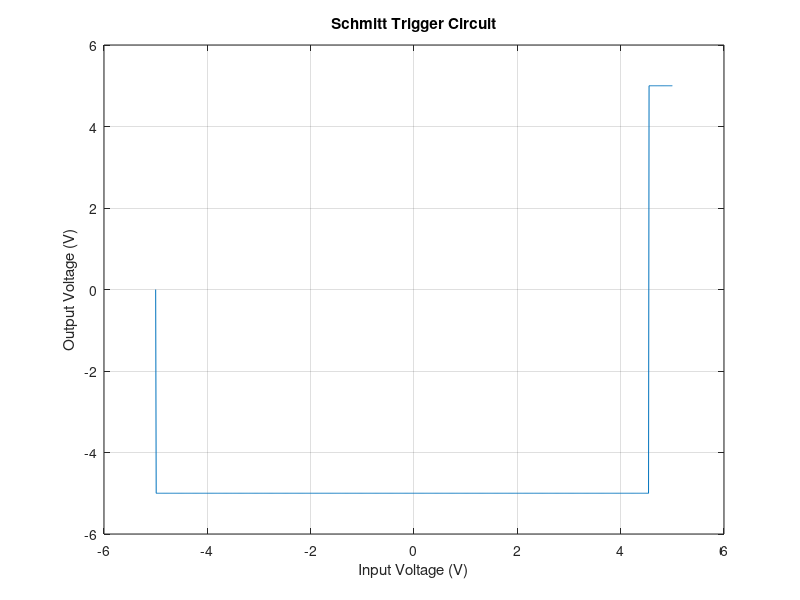

MATLAB code to generate this figure:
% Step 1: Define circuit parameters
Vcc = 5;      % Supply voltage in volts
R1 = 1e3;     % Resistor R1 in ohms
R2 = 10e3;    % Resistor R2 in ohms

% Step 2: Calculate threshold voltages
Vh = Vcc * (R2 / (R1 + R2));   % High threshold voltage (+4.545 V)
Vl = -Vcc * (R2 / (R1 + R2));  % Low threshold voltage (-4.545 V)

% Step 3: Set up voltage sweep and initialize output
Vin = linspace(-Vcc, Vcc, 1000);
Vout = zeros(size(Vin));

% Step 4: Simulate hysteresis behavior
for i = 2:length(Vin)
    if Vin(i) > Vh
        Vout(i) = Vcc;
    elseif Vin(i) < Vl
        Vout(i) = -Vcc;
    else
        Vout(i) = Vout(i-1);
    end
end

% Step 5: Plot Schmitt trigger input vs output
plot(Vin, Vout);
title('Schmitt Trigger Circuit');
xlabel('Input Voltage (V)');
ylabel('Output Voltage (V)');
grid on;
